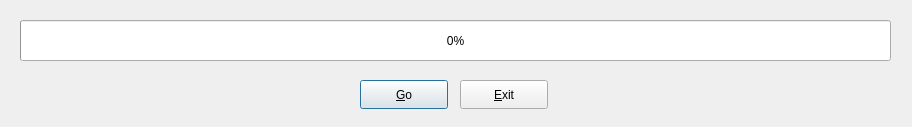
<?xml version="1.0" encoding="UTF-8"?>
<ui version="4.0">
 <class>Dialog</class>
 <widget class="QDialog" name="Dialog">
  <property name="geometry">
   <rect>
    <x>0</x>
    <y>0</y>
    <width>912</width>
    <height>127</height>
   </rect>
  </property>
  <property name="minimumSize">
   <size>
    <width>912</width>
    <height>127</height>
   </size>
  </property>
  <property name="maximumSize">
   <size>
    <width>912</width>
    <height>127</height>
   </size>
  </property>
  <property name="windowTitle">
   <string>Dialog</string>
  </property>
  <widget class="QProgressBar" name="pgBar">
   <property name="geometry">
    <rect>
     <x>20</x>
     <y>20</y>
     <width>871</width>
     <height>41</height>
    </rect>
   </property>
   <property name="maximum">
    <number>10</number>
   </property>
   <property name="value">
    <number>0</number>
   </property>
   <property name="invertedAppearance">
    <bool>false</bool>
   </property>
  </widget>
  <widget class="QPushButton" name="btn_go">
   <property name="geometry">
    <rect>
     <x>360</x>
     <y>80</y>
     <width>88</width>
     <height>29</height>
    </rect>
   </property>
   <property name="text">
    <string>&amp;Go</string>
   </property>
  </widget>
  <widget class="QPushButton" name="btn_exit">
   <property name="geometry">
    <rect>
     <x>460</x>
     <y>80</y>
     <width>88</width>
     <height>29</height>
    </rect>
   </property>
   <property name="text">
    <string>&amp;Exit</string>
   </property>
  </widget>
 </widget>
 <resources/>
 <connections/>
</ui>
